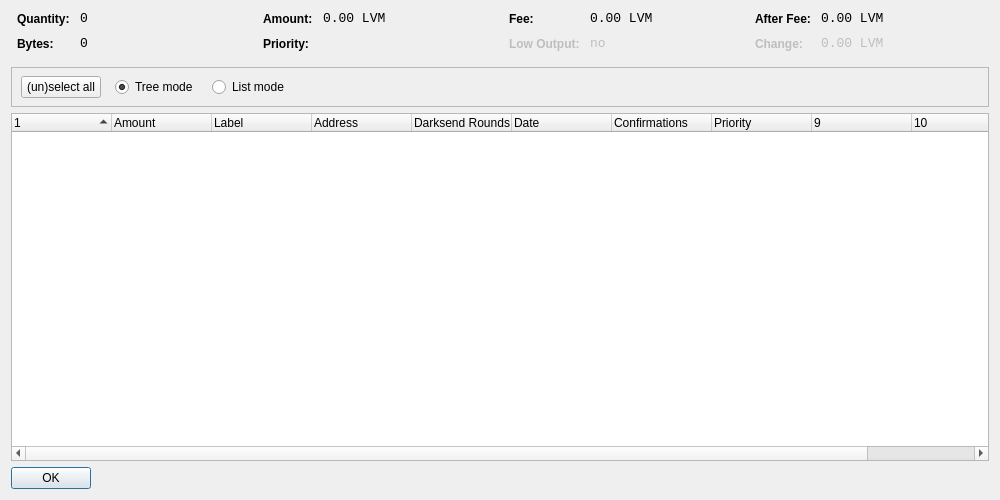
<?xml version="1.0" encoding="UTF-8"?>
<ui version="4.0">
 <class>CoinControlDialog</class>
 <widget class="QDialog" name="CoinControlDialog">
  <property name="geometry">
   <rect>
    <x>0</x>
    <y>0</y>
    <width>1000</width>
    <height>500</height>
   </rect>
  </property>
  <property name="windowTitle">
   <string>Coin Control</string>
  </property>
  <layout class="QVBoxLayout" name="verticalLayout">
   <item>
    <layout class="QHBoxLayout" name="horizontalLayoutTop" stretch="0,0,0,0">
     <property name="topMargin">
      <number>0</number>
     </property>
     <property name="bottomMargin">
      <number>10</number>
     </property>
     <item>
      <layout class="QFormLayout" name="formLayoutCoinControl1">
       <property name="horizontalSpacing">
        <number>10</number>
       </property>
       <property name="verticalSpacing">
        <number>10</number>
       </property>
       <property name="leftMargin">
        <number>6</number>
       </property>
       <property name="rightMargin">
        <number>6</number>
       </property>
       <item row="0" column="0">
        <widget class="QLabel" name="labelCoinControlQuantityText">
         <property name="styleSheet">
          <string notr="true">font-weight:bold;</string>
         </property>
         <property name="text">
          <string>Quantity:</string>
         </property>
        </widget>
       </item>
       <item row="0" column="1">
        <widget class="QLabel" name="labelCoinControlQuantity">
         <property name="font">
          <font>
           <family>Monospace</family>
           <pointsize>10</pointsize>
          </font>
         </property>
         <property name="cursor">
          <cursorShape>IBeamCursor</cursorShape>
         </property>
         <property name="contextMenuPolicy">
          <enum>Qt::ActionsContextMenu</enum>
         </property>
         <property name="text">
          <string notr="true">0</string>
         </property>
         <property name="textInteractionFlags">
          <set>Qt::LinksAccessibleByMouse|Qt::TextSelectableByKeyboard|Qt::TextSelectableByMouse</set>
         </property>
        </widget>
       </item>
       <item row="1" column="0">
        <widget class="QLabel" name="labelCoinControlBytesText">
         <property name="styleSheet">
          <string notr="true">font-weight:bold;</string>
         </property>
         <property name="text">
          <string>Bytes:</string>
         </property>
        </widget>
       </item>
       <item row="1" column="1">
        <widget class="QLabel" name="labelCoinControlBytes">
         <property name="font">
          <font>
           <family>Monospace</family>
           <pointsize>10</pointsize>
          </font>
         </property>
         <property name="cursor">
          <cursorShape>IBeamCursor</cursorShape>
         </property>
         <property name="contextMenuPolicy">
          <enum>Qt::ActionsContextMenu</enum>
         </property>
         <property name="text">
          <string notr="true">0</string>
         </property>
         <property name="textInteractionFlags">
          <set>Qt::LinksAccessibleByMouse|Qt::TextSelectableByKeyboard|Qt::TextSelectableByMouse</set>
         </property>
        </widget>
       </item>
      </layout>
     </item>
     <item>
      <layout class="QFormLayout" name="formLayoutCoinControl2">
       <property name="horizontalSpacing">
        <number>10</number>
       </property>
       <property name="verticalSpacing">
        <number>10</number>
       </property>
       <property name="leftMargin">
        <number>6</number>
       </property>
       <property name="rightMargin">
        <number>6</number>
       </property>
       <item row="0" column="0">
        <widget class="QLabel" name="labelCoinControlAmountText">
         <property name="styleSheet">
          <string notr="true">font-weight:bold;</string>
         </property>
         <property name="text">
          <string>Amount:</string>
         </property>
        </widget>
       </item>
       <item row="0" column="1">
        <widget class="QLabel" name="labelCoinControlAmount">
         <property name="font">
          <font>
           <family>Monospace</family>
           <pointsize>10</pointsize>
          </font>
         </property>
         <property name="cursor">
          <cursorShape>IBeamCursor</cursorShape>
         </property>
         <property name="contextMenuPolicy">
          <enum>Qt::ActionsContextMenu</enum>
         </property>
         <property name="text">
          <string notr="true">0.00 LVM</string>
         </property>
         <property name="textInteractionFlags">
          <set>Qt::LinksAccessibleByMouse|Qt::TextSelectableByKeyboard|Qt::TextSelectableByMouse</set>
         </property>
        </widget>
       </item>
       <item row="1" column="0">
        <widget class="QLabel" name="labelCoinControlPriorityText">
         <property name="styleSheet">
          <string notr="true">font-weight:bold;</string>
         </property>
         <property name="text">
          <string>Priority:</string>
         </property>
        </widget>
       </item>
       <item row="1" column="1">
        <widget class="QLabel" name="labelCoinControlPriority">
         <property name="font">
          <font>
           <family>Monospace</family>
           <pointsize>10</pointsize>
          </font>
         </property>
         <property name="cursor">
          <cursorShape>IBeamCursor</cursorShape>
         </property>
         <property name="contextMenuPolicy">
          <enum>Qt::ActionsContextMenu</enum>
         </property>
         <property name="text">
          <string/>
         </property>
         <property name="textInteractionFlags">
          <set>Qt::LinksAccessibleByMouse|Qt::TextSelectableByKeyboard|Qt::TextSelectableByMouse</set>
         </property>
        </widget>
       </item>
      </layout>
     </item>
     <item>
      <layout class="QFormLayout" name="formLayoutCoinControl3">
       <property name="horizontalSpacing">
        <number>10</number>
       </property>
       <property name="verticalSpacing">
        <number>10</number>
       </property>
       <property name="leftMargin">
        <number>6</number>
       </property>
       <property name="rightMargin">
        <number>6</number>
       </property>
       <item row="0" column="0">
        <widget class="QLabel" name="labelCoinControlFeeText">
         <property name="styleSheet">
          <string notr="true">font-weight:bold;</string>
         </property>
         <property name="text">
          <string>Fee:</string>
         </property>
        </widget>
       </item>
       <item row="0" column="1">
        <widget class="QLabel" name="labelCoinControlFee">
         <property name="font">
          <font>
           <family>Monospace</family>
           <pointsize>10</pointsize>
          </font>
         </property>
         <property name="cursor">
          <cursorShape>IBeamCursor</cursorShape>
         </property>
         <property name="contextMenuPolicy">
          <enum>Qt::ActionsContextMenu</enum>
         </property>
         <property name="text">
          <string notr="true">0.00 LVM</string>
         </property>
         <property name="textInteractionFlags">
          <set>Qt::LinksAccessibleByMouse|Qt::TextSelectableByKeyboard|Qt::TextSelectableByMouse</set>
         </property>
        </widget>
       </item>
       <item row="1" column="0">
        <widget class="QLabel" name="labelCoinControlLowOutputText">
         <property name="enabled">
          <bool>false</bool>
         </property>
         <property name="styleSheet">
          <string notr="true">font-weight:bold;</string>
         </property>
         <property name="text">
          <string>Low Output:</string>
         </property>
        </widget>
       </item>
       <item row="1" column="1">
        <widget class="QLabel" name="labelCoinControlLowOutput">
         <property name="enabled">
          <bool>false</bool>
         </property>
         <property name="font">
          <font>
           <family>Monospace</family>
           <pointsize>10</pointsize>
          </font>
         </property>
         <property name="cursor">
          <cursorShape>IBeamCursor</cursorShape>
         </property>
         <property name="contextMenuPolicy">
          <enum>Qt::ActionsContextMenu</enum>
         </property>
         <property name="text">
          <string notr="true">no</string>
         </property>
         <property name="textInteractionFlags">
          <set>Qt::LinksAccessibleByMouse|Qt::TextSelectableByKeyboard|Qt::TextSelectableByMouse</set>
         </property>
        </widget>
       </item>
      </layout>
     </item>
     <item>
      <layout class="QFormLayout" name="formLayoutCoinControl4">
       <property name="horizontalSpacing">
        <number>10</number>
       </property>
       <property name="verticalSpacing">
        <number>10</number>
       </property>
       <property name="leftMargin">
        <number>6</number>
       </property>
       <property name="rightMargin">
        <number>6</number>
       </property>
       <item row="0" column="0">
        <widget class="QLabel" name="labelCoinControlAfterFeeText">
         <property name="styleSheet">
          <string notr="true">font-weight:bold;</string>
         </property>
         <property name="text">
          <string>After Fee:</string>
         </property>
        </widget>
       </item>
       <item row="0" column="1">
        <widget class="QLabel" name="labelCoinControlAfterFee">
         <property name="font">
          <font>
           <family>Monospace</family>
           <pointsize>10</pointsize>
          </font>
         </property>
         <property name="cursor">
          <cursorShape>IBeamCursor</cursorShape>
         </property>
         <property name="contextMenuPolicy">
          <enum>Qt::ActionsContextMenu</enum>
         </property>
         <property name="text">
          <string notr="true">0.00 LVM</string>
         </property>
         <property name="textInteractionFlags">
          <set>Qt::LinksAccessibleByMouse|Qt::TextSelectableByKeyboard|Qt::TextSelectableByMouse</set>
         </property>
        </widget>
       </item>
       <item row="1" column="0">
        <widget class="QLabel" name="labelCoinControlChangeText">
         <property name="enabled">
          <bool>false</bool>
         </property>
         <property name="styleSheet">
          <string notr="true">font-weight:bold;</string>
         </property>
         <property name="text">
          <string>Change:</string>
         </property>
        </widget>
       </item>
       <item row="1" column="1">
        <widget class="QLabel" name="labelCoinControlChange">
         <property name="enabled">
          <bool>false</bool>
         </property>
         <property name="font">
          <font>
           <family>Monospace</family>
           <pointsize>10</pointsize>
          </font>
         </property>
         <property name="cursor">
          <cursorShape>IBeamCursor</cursorShape>
         </property>
         <property name="contextMenuPolicy">
          <enum>Qt::ActionsContextMenu</enum>
         </property>
         <property name="text">
          <string notr="true">0.00 LVM</string>
         </property>
         <property name="textInteractionFlags">
          <set>Qt::LinksAccessibleByMouse|Qt::TextSelectableByKeyboard|Qt::TextSelectableByMouse</set>
         </property>
        </widget>
       </item>
      </layout>
     </item>
    </layout>
   </item>
   <item>
    <widget class="QFrame" name="frame">
     <property name="minimumSize">
      <size>
       <width>0</width>
       <height>40</height>
      </size>
     </property>
     <property name="frameShape">
      <enum>QFrame::StyledPanel</enum>
     </property>
     <property name="frameShadow">
      <enum>QFrame::Sunken</enum>
     </property>
     <widget class="QWidget" name="horizontalLayoutWidget">
      <property name="geometry">
       <rect>
        <x>10</x>
        <y>0</y>
        <width>781</width>
        <height>41</height>
       </rect>
      </property>
      <layout class="QHBoxLayout" name="horizontalLayoutPanel" stretch="0,0,0,0,0">
       <property name="spacing">
        <number>14</number>
       </property>
       <item>
        <widget class="QPushButton" name="pushButtonSelectAll">
         <property name="sizePolicy">
          <sizepolicy hsizetype="Maximum" vsizetype="Fixed">
           <horstretch>0</horstretch>
           <verstretch>0</verstretch>
          </sizepolicy>
         </property>
         <property name="text">
          <string>(un)select all</string>
         </property>
        </widget>
       </item>
       <item>
        <widget class="QRadioButton" name="radioTreeMode">
         <property name="sizePolicy">
          <sizepolicy hsizetype="Maximum" vsizetype="Fixed">
           <horstretch>0</horstretch>
           <verstretch>0</verstretch>
          </sizepolicy>
         </property>
         <property name="text">
          <string>Tree mode</string>
         </property>
         <property name="checked">
          <bool>true</bool>
         </property>
        </widget>
       </item>
       <item>
        <widget class="QRadioButton" name="radioListMode">
         <property name="sizePolicy">
          <sizepolicy hsizetype="Maximum" vsizetype="Fixed">
           <horstretch>0</horstretch>
           <verstretch>0</verstretch>
          </sizepolicy>
         </property>
         <property name="text">
          <string>List mode</string>
         </property>
        </widget>
       </item>
       <item>
        <spacer name="horizontalSpacer">
         <property name="orientation">
          <enum>Qt::Horizontal</enum>
         </property>
         <property name="sizeHint" stdset="0">
          <size>
           <width>40</width>
           <height>20</height>
          </size>
         </property>
        </spacer>
       </item>
      </layout>
     </widget>
    </widget>
   </item>
   <item>
    <widget class="CoinControlTreeWidget" name="treeWidget">
     <property name="contextMenuPolicy">
      <enum>Qt::CustomContextMenu</enum>
     </property>
     <property name="sortingEnabled">
      <bool>false</bool>
     </property>
     <property name="columnCount">
      <number>11</number>
     </property>
     <attribute name="headerShowSortIndicator" stdset="0">
      <bool>true</bool>
     </attribute>
     <attribute name="headerStretchLastSection">
      <bool>false</bool>
     </attribute>
     <column>
      <property name="text">
       <string/>
      </property>
     </column>
     <column>
      <property name="text">
       <string>Amount</string>
      </property>
     </column>
     <column>
      <property name="text">
       <string>Label</string>
      </property>
     </column>
     <column>
      <property name="text">
       <string>Address</string>
      </property>
     </column>
     <column>
      <property name="text">
       <string>Darksend Rounds</string>
      </property>
    </column>
     <column>
      <property name="text">
       <string>Date</string>
      </property>
     </column>
     <column>
      <property name="text">
       <string>Confirmations</string>
      </property>
      <property name="toolTip">
       <string>Confirmed</string>
      </property>
     </column>
     <column>
      <property name="text">
       <string>Priority</string>
      </property>
     </column>
     <column>
      <property name="text">
       <string/>
      </property>
     </column>
     <column>
      <property name="text">
       <string/>
      </property>
     </column>
     <column>
      <property name="text">
       <string/>
      </property>
     </column>
     <column>
      <property name="text">
       <string/>
      </property>
     </column>
    </widget>
   </item>
   <item>
    <widget class="QDialogButtonBox" name="buttonBox">
     <property name="sizePolicy">
      <sizepolicy hsizetype="Maximum" vsizetype="Fixed">
       <horstretch>0</horstretch>
       <verstretch>0</verstretch>
      </sizepolicy>
     </property>
     <property name="orientation">
      <enum>Qt::Horizontal</enum>
     </property>
     <property name="standardButtons">
      <set>QDialogButtonBox::Ok</set>
     </property>
    </widget>
   </item>
  </layout>
 </widget>
 <customwidgets>
  <customwidget>
   <class>CoinControlTreeWidget</class>
   <extends>QTreeWidget</extends>
   <header>coincontroltreewidget.h</header>
  </customwidget>
 </customwidgets>
 <resources/>
 <connections/>
</ui>
